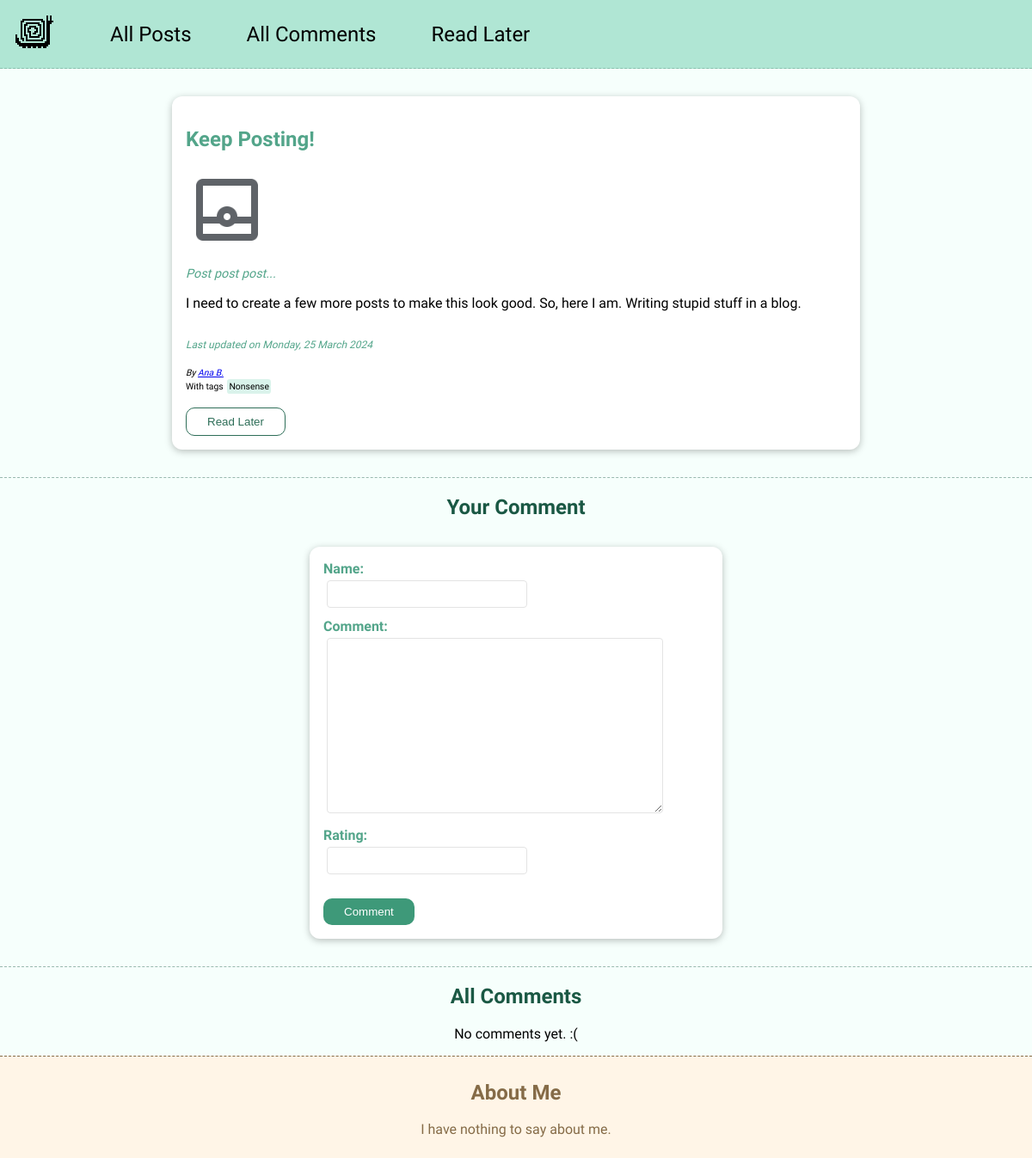
/posts/keep-posting, run on an earlier commit of the app's database.
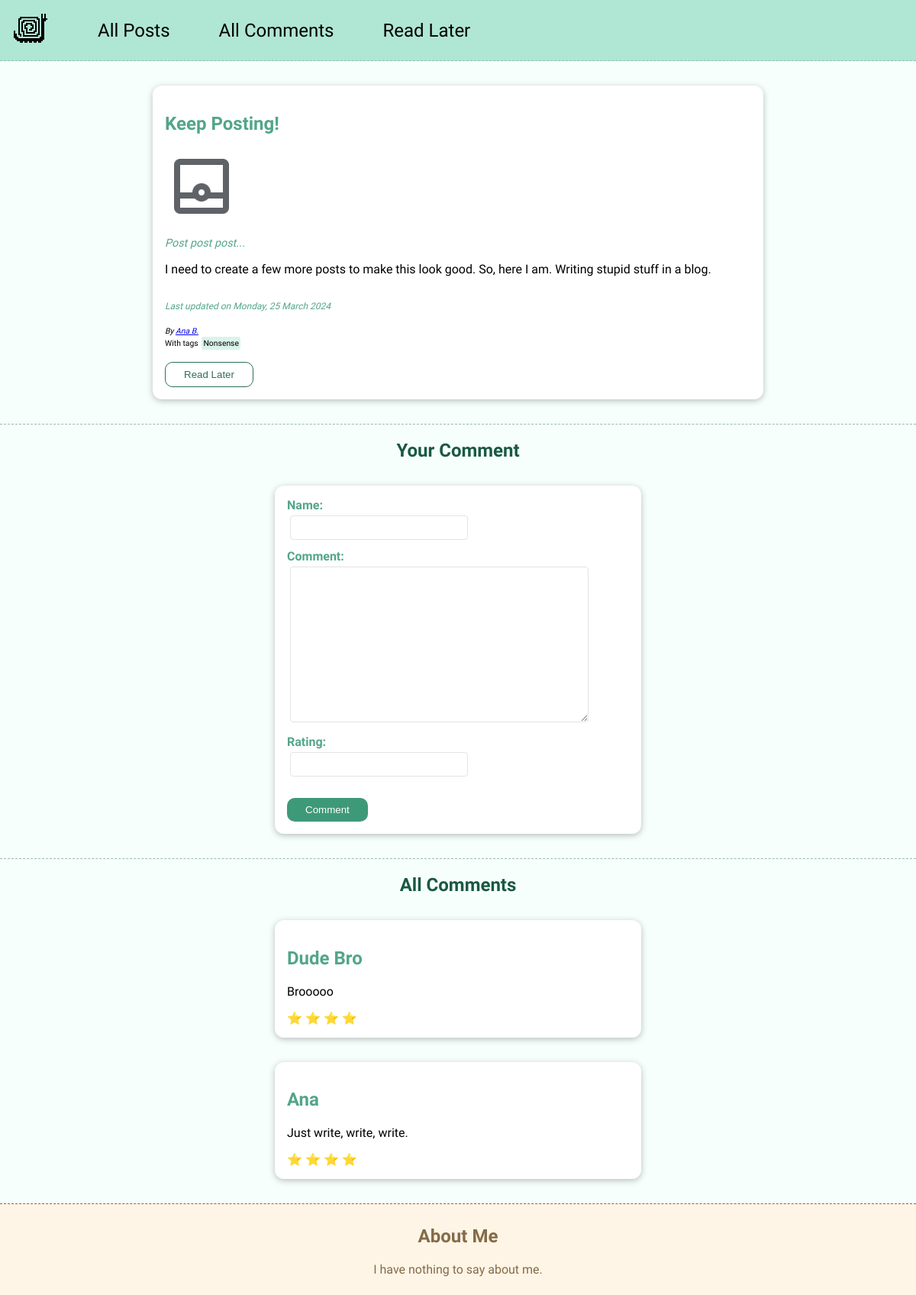
And on a later commit of the database.
### blog/models.py (models this page shows, shortened)
class Tag(models.Model):
    caption = models.CharField(max_length=100, blank=False)

class Comment(models.Model):
    content = models.TextField(blank=False, max_length=400)
    name = models.CharField(max_length=200, blank=False)
    rating = models.IntegerField(validators=[MinValueValidator(1), MaxValueValidator(5)])
    post = models.ForeignKey(Post, on_delete=models.CASCADE, related_name="comments")
    def get_rating_range(self):
        return [ '#' for index in range(0,self.rating)]

### blog/views.py (the view, shortened to what this page needs)
# urls.py: path('posts/<slug:slug>', views.PostView.as_view(), name='post'),
class PostView(View):
    def get(self, request, slug):
        context = self.create_default_context(request, slug)
        context['comment_form'] = CommentForm()
        return render(request, 'blog/post.html', context)
    def create_default_context(self, request, slug):
        post = Post.objects.get(slug=slug)
        comment_list = post.comments.all().order_by("-id")
        read_later_list = request.session.get('read-later-list')
        read_later = read_later_list is not None and post.id in read_later_list
        return {
            'post': post,
            'post_tags': post.tags.all(),
            'comment_list': comment_list,
            'read_later': read_later
        }

### blog/forms.py
class CommentForm(forms.ModelForm):
    class Meta:
        model = Comment
        fields = ['name', 'content', 'rating']
        labels = {
            'content': 'Comment',
            'name': 'Name',
            'rating': 'Rating'
        }

### blog/models.py (called while the page is built)
    def full_name(self):
        return f"{self.first_name} {self.last_name}"

    def tags_as_list(self):
        return self.tags.all()

    def has_tags(self):
        return len(self.tags_as_list()) > 0

### blog/templates/blog/post.html (shortened to what this page needs)
{% extends 'base.html' %}
{% load static %}
{% block style_links %}
    <link rel="stylesheet" href="{% static 'blog/styles/index.css' %}" />
{% endblock %}
{% block content %}
    <section class="box-light post full-post">
        <h1>{{ post.title }}</h1>
        <img class="post-avatar" src="{{ post.image.url }}" alt="{{ post.title }}"/>
        <p class="excerpt">{{ post.excerpt }}</p>
        <p>{{ post.content }}</p>
        <div class="post-time">Last updated on <time>{{ post.date|date:"l, d F Y" }}</time></div>
        <br>
        <address class="post-preview-address">
            By <a href="mailto:{{ post.author.email_address }}">{{ post.author.full_name }}</a>
        </address>
        {% if post.has_tags %}
            <div class="post-tags">With tags {% for tag in post.tags_as_list %} <span class="tag-span"> {{ tag.caption }} </span> {% endfor %}</div>
        {% endif %}
        <div>
            <form method="POST" action="{% url 'read-later'%}">
                <button class="button-secondary">
                    {% if read_later is False %}
                        Read Later
                    {% else %}
                        Remove from 'Read Later'
                    {% endif %}
                </button>
            </form>
        </div>
    </section>
    <hr>
    <section class="post-list">
        <h1>Your Comment</h1>
        <div class="box-light">
            <form id="comment-form" action="{% url 'post' post.slug %}" method="POST">
                {% for field in comment_form %}
                    <div class="form-control {% if field.errors %}error-form{% endif %}">
                        {{ field.label_tag }}
                        {{ field }}
                    </div>
                {% endfor %}
                <button class="button-primary">Comment</button>
            </form>
        </div>
    </section>
    <hr>
    <section class="post-list">
        <h1>All Comments</h1>
        {% if comment_list %}
            {% for comment in comment_list %}
                <div class="box-light">
                    {% include 'blog/includes/comment_preview.html' %}
                </div>
            {% endfor %}
        {% else %}
            <p class="center-me">No comments yet. :(</p>
        {% endif %}
    </section>
{% endblock %}

### blog/templates/blog/includes/comment_preview.html
<h2>{{ comment.name }}</h2>
<p>{{ comment.content|linebreaks }}</p>
{% for i in comment.get_rating_range %}
    <span>&#x2B50;</span>
{% endfor %}

What changed in the data, as far as the page shows it:
added Comment: name "Dude Bro", content "Brooooo", rating 4 (drawn)
added Comment: name "Ana", content "Just write, write, write.", rating 4 (drawn)
Also different on the page:
text no longer shown: "No comments yet. :("
